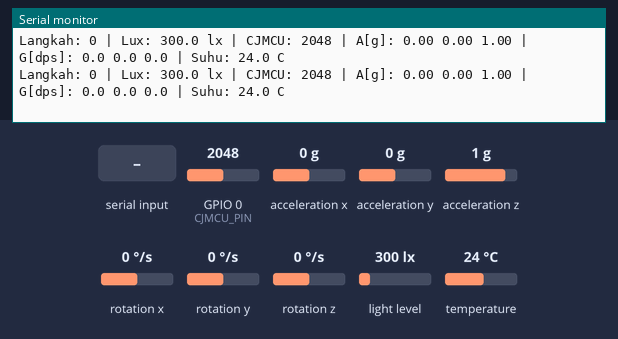
Recording of a sketch running on a simulated ESP32-C3. Shown: the last lines printed to the serial monitor. The test bench sets the inputs (shaded band); at power-on: acceleration x 0 g, GPIO 0 (CJMCU_PIN) = 2048, acceleration y 0 g, acceleration z 1 g, rotation x 0 °/s, rotation y 0 °/s, rotation z 0 °/s, light level 300 lx, temperature 24 °C.

Above: at 1.7 s.
1.8 s: "r" received over Serial
At 1.99 s:
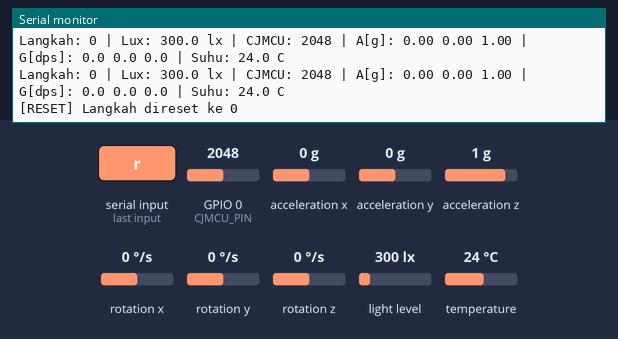
3.3 s: acceleration x set to -1.4 g
At 4.0 s:
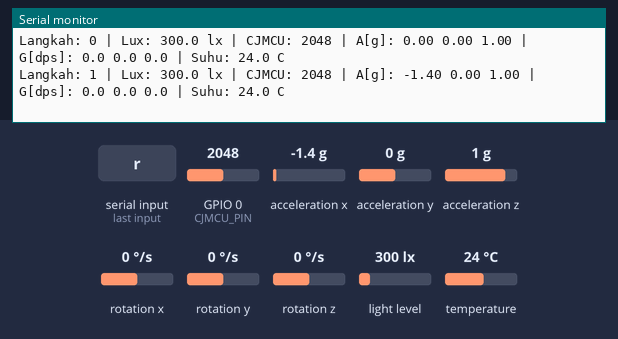
4.8 s: GPIO 0 (CJMCU_PIN) set to 1960
At 5.6 s:
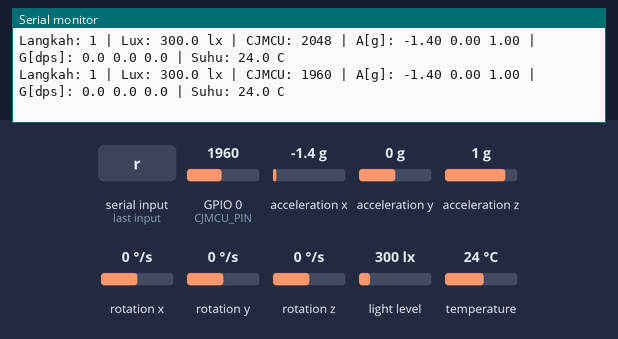
6.3 s: acceleration y set to -1.4 g
At 6.3 s:
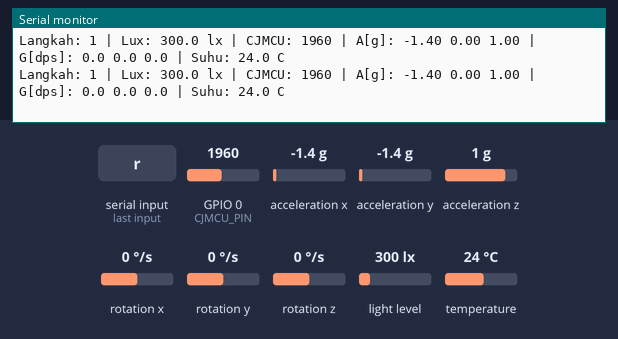
7.8 s: acceleration z set to -1.4 g
At 7.8 s:
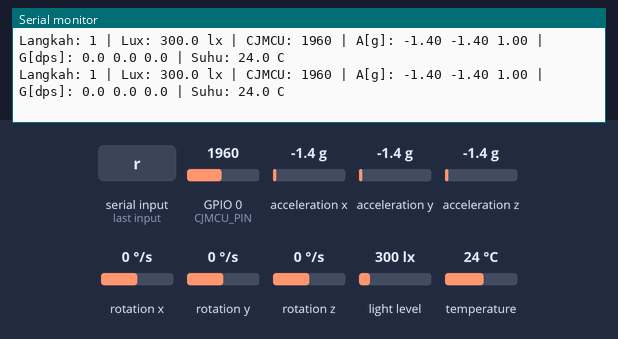
9.3 s: "R" received over Serial
At 10.2 s:
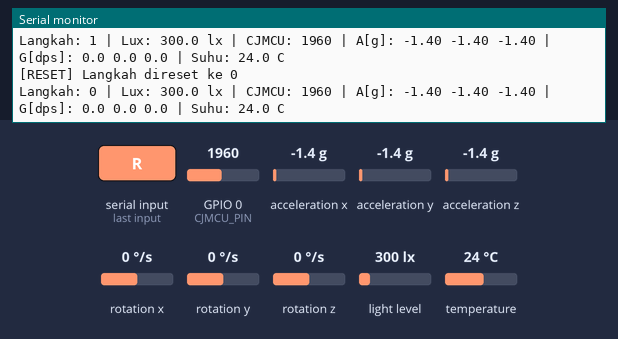

Measured:
- after the input at 1.8 s, the serial monitor: prints a new line at once (image 1)
- after the input at 3.3 s, the serial monitor: prints a new line after 0.30 s (image 2)
- after the input at 4.8 s, the serial monitor: prints a new line after 0.33 s (image 3)
- after the input at 9.3 s, the serial monitor: prints a new line at once (image 6)

The sketch:

esp_sensor2.ino
```cpp
/*
 * ============================================================
 * ESP32-C3 Super Mini
 * MPU6050 + BH1750 + Sensor CJMCU (SIG GPIO0)
 * ============================================================
 */

 #include <Wire.h>
 #include <Adafruit_MPU6050.h>
 #include <Adafruit_Sensor.h>
 #include <BH1750.h>
 #include <WiFi.h>
 #include <esp_now.h>
 #include <esp_wifi.h>

 // ===== Pin I2C =====
 #define SDA_PIN 8
 #define SCL_PIN 9

 // ===== Pin Sensor CJMCU =====
 #define CJMCU_PIN 0

 // ===== Objek Sensor =====
 Adafruit_MPU6050 mpu;
 BH1750 lightMeter;

 // ===== Parameter Step Counter =====
 const float STEP_THRESHOLD = 1.2;
 const int STEP_DEBOUNCE = 250;

 float filteredMag = 1.0;
 bool stepState = false;
 unsigned long lastStepTime = 0;
 int stepCount = 0;

 // ===== Interval Print =====
 unsigned long lastPrintTime = 0;
 const int PRINT_INTERVAL = 500;

 // ===== ESP-NOW =====
 // Channel HARUS sama dengan softAP penerima (toha = channel 1).
 #define ESPNOW_CHANNEL 1
 uint8_t broadcastMac[6] = {0xFF, 0xFF, 0xFF, 0xFF, 0xFF, 0xFF};

 // Struktur paket — WAJIB identik dengan di toha.ino
 typedef struct __attribute__((packed)) {
   uint32_t steps;
   float    lux;
   int32_t  cjmcu;
   float    mpuTemp;
 } sensor_packet_t;

 sensor_packet_t txData;
 unsigned long lastSendTime = 0;
 const int SEND_INTERVAL = 500;

 void onEspNowSent(const uint8_t *mac, esp_now_send_status_t status) {
   // (opsional) status kirim — diam saja agar tak spam serial
 }

 void initEspNow() {
   WiFi.mode(WIFI_STA);
   WiFi.disconnect();
   esp_wifi_set_channel(ESPNOW_CHANNEL, WIFI_SECOND_CHAN_NONE);

   if (esp_now_init() != ESP_OK) {
     Serial.println("[ERROR] ESP-NOW init gagal");
     return;
   }
   esp_now_register_send_cb(onEspNowSent);

   esp_now_peer_info_t peer = {};
   memcpy(peer.peer_addr, broadcastMac, 6);
   peer.channel = ESPNOW_CHANNEL;
   peer.encrypt = false;
   if (esp_now_add_peer(&peer) != ESP_OK) {
     Serial.println("[ERROR] gagal menambah peer broadcast");
   }
   Serial.print("[OK] ESP-NOW siap (channel ");
   Serial.print(ESPNOW_CHANNEL);
   Serial.print("). MAC pengirim: ");
   Serial.println(WiFi.macAddress());
 }

 void setup() {

   Serial.begin(115200);

   unsigned long t0 = millis();
   while (!Serial && millis() - t0 < 2000) {
     delay(10);
   }

   delay(500);

   // Inisialisasi I2C
   Wire.begin(SDA_PIN, SCL_PIN);

   // Sensor CJMCU
   pinMode(CJMCU_PIN, INPUT);

   Serial.println("======================================");
   Serial.println("ESP32-C3 + MPU6050 + BH1750 + CJMCU");
   Serial.println("======================================");

   // ===== MPU6050 =====
   if (!mpu.begin()) {
     Serial.println("[ERROR] MPU6050 tidak ditemukan!");
     while (1) delay(100);
   }

   Serial.println("[OK] MPU6050 terhubung");

   mpu.setAccelerometerRange(MPU6050_RANGE_4_G);
   mpu.setGyroRange(MPU6050_RANGE_500_DEG);
   mpu.setFilterBandwidth(MPU6050_BAND_21_HZ);

   // ===== BH1750 =====
   if (!lightMeter.begin(BH1750::CONTINUOUS_HIGH_RES_MODE)) {
     Serial.println("[ERROR] BH1750 tidak ditemukan!");
     while (1) delay(100);
   }

   Serial.println("[OK] BH1750 terhubung");

   // ===== ESP-NOW (kirim data ke display toha) =====
   initEspNow();

   Serial.println("--------------------------------------");
   Serial.println("Langkah | Lux | CJMCU | Ax Ay Az | Gx Gy Gz | Temp");
   Serial.println("--------------------------------------");
 }

 void loop() {

   // ===== Baca MPU6050 =====
   sensors_event_t accel, gyro, temp;
   mpu.getEvent(&accel, &gyro, &temp);

   // Konversi ke satuan g
   float ax = accel.acceleration.x / 9.81;
   float ay = accel.acceleration.y / 9.81;
   float az = accel.acceleration.z / 9.81;

   // Magnitude total
   float mag = sqrt(ax * ax + ay * ay + az * az);

   // Low-pass filter
   filteredMag = 0.8 * filteredMag + 0.2 * mag;

   // ===== Step Counter =====
   unsigned long now = millis();

   if (filteredMag > STEP_THRESHOLD &&
       !stepState &&
       (now - lastStepTime) > STEP_DEBOUNCE) {

     stepCount++;
     stepState = true;
     lastStepTime = now;
   }

   if (filteredMag < STEP_THRESHOLD * 0.65) {
     stepState = false;
   }

   // ===== Baca BH1750 =====
   float lux = lightMeter.readLightLevel();

   // ===== Baca Sensor CJMCU =====
   int cjmcuValue = analogRead(CJMCU_PIN);

   // ===== Cetak Data =====
   // ===== Kirim via ESP-NOW (broadcast) =====
   if (now - lastSendTime >= SEND_INTERVAL) {
     lastSendTime = now;
     txData.steps   = stepCount;
     txData.lux     = lux;
     txData.cjmcu   = cjmcuValue;
     txData.mpuTemp = temp.temperature;
     esp_now_send(broadcastMac, (uint8_t *)&txData, sizeof(txData));
   }

   if (now - lastPrintTime >= PRINT_INTERVAL) {

     lastPrintTime = now;

     Serial.print("Langkah: ");
     Serial.print(stepCount);

     Serial.print(" | Lux: ");
     Serial.print(lux, 1);

     Serial.print(" lx");

     Serial.print(" | CJMCU: ");
     Serial.print(cjmcuValue);

     Serial.print(" | A[g]: ");
     Serial.print(ax, 2);
     Serial.print(" ");
     Serial.print(ay, 2);
     Serial.print(" ");
     Serial.print(az, 2);

     Serial.print(" | G[dps]: ");
     Serial.print(gyro.gyro.x, 1);
     Serial.print(" ");
     Serial.print(gyro.gyro.y, 1);
     Serial.print(" ");
     Serial.print(gyro.gyro.z, 1);

     Serial.print(" | Suhu: ");
     Serial.print(temp.temperature, 1);
     Serial.println(" C");
   }

   delay(20);
 }

 // ===== Reset Step Counter melalui Serial =====
 void serialEvent() {

   while (Serial.available()) {

     char c = Serial.read();

     if (c == 'r' || c == 'R') {

       stepCount = 0;

       Serial.println("[RESET] Langkah direset ke 0");
     }
   }
 }
```
